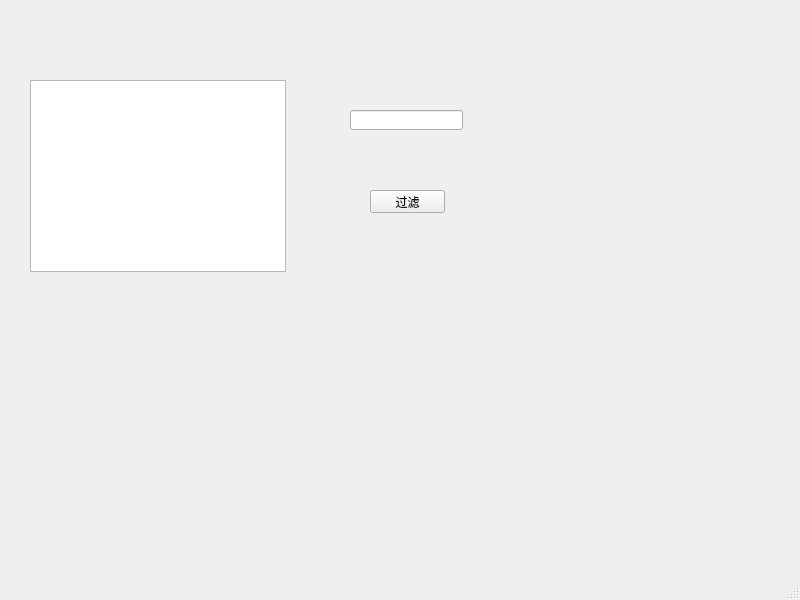
<?xml version="1.0" encoding="UTF-8"?>
<ui version="4.0">
 <class>MainWindow1</class>
 <widget class="QMainWindow" name="MainWindow1">
  <property name="geometry">
   <rect>
    <x>0</x>
    <y>0</y>
    <width>800</width>
    <height>600</height>
   </rect>
  </property>
  <property name="windowTitle">
   <string>MainWindow</string>
  </property>
  <widget class="QWidget" name="centralwidget">
   <widget class="QListView" name="listView">
    <property name="geometry">
     <rect>
      <x>30</x>
      <y>80</y>
      <width>256</width>
      <height>192</height>
     </rect>
    </property>
   </widget>
   <widget class="QLineEdit" name="lineEdit">
    <property name="geometry">
     <rect>
      <x>350</x>
      <y>110</y>
      <width>113</width>
      <height>20</height>
     </rect>
    </property>
   </widget>
   <widget class="QPushButton" name="pushButton">
    <property name="geometry">
     <rect>
      <x>370</x>
      <y>190</y>
      <width>75</width>
      <height>23</height>
     </rect>
    </property>
    <property name="text">
     <string>过滤</string>
    </property>
   </widget>
  </widget>
  <widget class="QMenuBar" name="menubar">
   <property name="geometry">
    <rect>
     <x>0</x>
     <y>0</y>
     <width>800</width>
     <height>23</height>
    </rect>
   </property>
  </widget>
  <widget class="QStatusBar" name="statusbar"/>
 </widget>
 <resources/>
 <connections/>
</ui>
